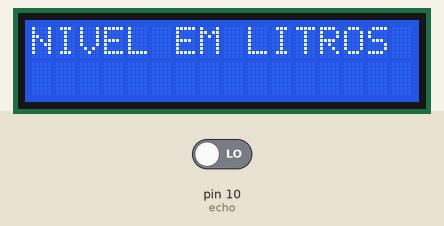
This sketch was run on a simulated Arduino Uno, built with avr-gcc and run on an emulated ATmega328P. Parts: 16×2 character LCD. Inputs (shaded band) come from the test bench; at power-on: pin 10 (echo) LOW.

Above: at 0.1 s.
At 1.1 s:
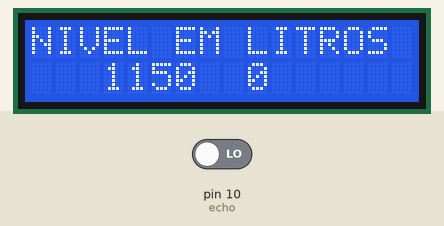

The sketch:

medidor_distancia_LCD.ino
```cpp
//Programa: Teste de Display LCD 16 x 2
//Autor: FILIPEFLOP

//Carrega a biblioteca LiquidCrystal
#include <LiquidCrystal.h>

//Define os pinos que serão utilizados para ligação ao display
LiquidCrystal lcd(12, 11, 5, 4, 3, 2);

//Define as variáveis utilizadas nos calculos da distancia
const int trig = 9, echo = 10;
long duration, Distanceincm, Litros;

void setup()
{
  setupLCD();
  setupUltrasonic();
}

void loop()
{
  //Limpa a tela
  lcd.clear();
  showLevel();
  //showCustomMessage();
}


void setupLCD(){
  lcd.begin(16, 2);
}

void setupUltrasonic(){
  pinMode(trig, OUTPUT);
  pinMode(echo, INPUT);
}

void showLevel(){
  lcd.setCursor(0, 0);
  lcd.print("NIVEL EM LITROS");
  lcd.setCursor(3, 1);
  lcd.print(calc());

   lcd.setCursor(9, 1);
   lcd.print(Distanceincm);
  delay(5000);
}

int calc(){
  digitalWrite(trig, HIGH);
  delay(15);
  digitalWrite(trig, LOW);
  duration = pulseIn(echo, HIGH);
  Distanceincm = duration / 58;
  Litros = ((115 - Distanceincm)*10);

  Serial.print("Distance in cm = ");
  Serial.print(Distanceincm);
  Serial.print("Litros");
  Serial.print(Litros);

  return Litros;
}
```

Measured:
- what the display in image 1 shows lasts 5.0 s, from 1.1 s to 6.1 s
